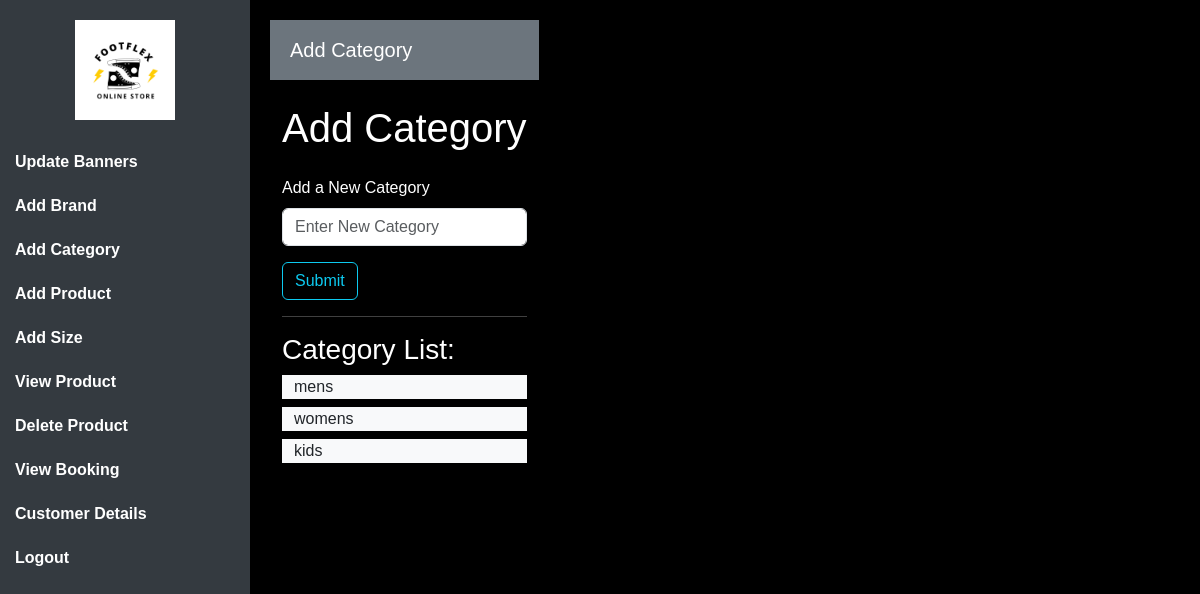
The app's page /addcategory (signed in) with its own data.
### app/models.py (models this page shows)
class Category(models.Model):
    c_name=models.TextField()

### app/views.py (the view, shortened to what this page needs)
# urls.py: path('addcategory',views.addcat),
def addcat(req):
    if 'shop' in req.session:
        category=Category.objects.all()
        return render(req,'shop/category.html',{'category':category})
    else:
        return render(ff_login)

### templates/shop/category.html (shortened to what this page needs)
<!DOCTYPE html>
<html lang="en">
<head>
    {% load static %}
    <link href="https://cdn.jsdelivr.net/npm/bootstrap@5.3.0/dist/css/bootstrap.min.css" rel="stylesheet">
    <link rel="stylesheet" href="{% static 'css/shop/brand.css' %}">
</head>
<body>
    <div class="d-flex">
        <div id="sidebar">
            <div class="logo">
                <a href="shop_home"><img src="{% static 'img/FLEX.png' %}" alt="Logo" class="img-fluid" style="max-width: 100px;"></a>
            </div>
            <nav>
                <a href="carousel" class="sidebar-link"><b>Update Banners</b></a>
                <a href="addbrand" class="sidebar-link"><b>Add Brand</b></a>
                <a href="#" class="sidebar-link"><b>Add Category</b></a>
                <a href="addpro" class="sidebar-link"><b>Add Product</b></a>
                <a href="sizes" class="sidebar-link"><b>Add Size</b></a>
                <a href="viewproduct" class="sidebar-link"><b>View Product</b></a>
                <a href="#" class="sidebar-link"><b>Delete Product</b></a>
                <a href="#" class="sidebar-link"><b>View Booking</b></a>
                <a href="#" class="sidebar-link"><b>Customer Details</b></a>
                <a href="logout" class="sidebar-link"><b>Logout</b></a>
            </nav>
        </div>
        <div class="content">
            <nav class="navbar navbar-expand-lg navbar-dark">
                <span class="navbar-brand">Add Category</span>
            </nav>
            <div class="container mt-4">
                <form action="" method="POST">
                <h1 class="mb-4">Add Category</h1>
                <div class="mb-3">
                    <label for="brandInput" class="form-label">Add a New Category</label>
                    <input type="text" class="form-control" id="brandInput" placeholder="Enter New Category"name="catname">
                    <input type="submit" class="btn btn-outline-info mt-3">
                </div>
            </form>
                <hr>
                <h3>Category List:</h3>
                <ul id="brandsList" class="list-group">
                    {% for i in category %}
                    <div class="container  w-100 bg-light text-dark mb-2">{{i.c_name}}</div>
                    {% endfor %}
                </ul>
            </div>
        </div>
    </div>
</body>
</html>

### static/css/shop/brand.css (style rules this page uses)
body { font-family: 'Fira Sans', sans-serif; background-color: black; color: white; }
#sidebar { height: 100vh; width: 250px; position: fixed; top: 0; left: 0; background-color: #343a40; color: white; padding-top: 0px; z-index: 100; transition: transform 0.3s ease-in-out; }
.sidebar-link { color: white; padding: 10px 15px; text-decoration: none; display: block; transition: background-color 0.3s ease; }
.logo { text-align: center; padding: 20px 0; }
.logo img { max-width: 100%; height: auto; }
.content { margin-left: 250px; padding: 20px; transition: margin-left 0.3s ease-in-out; }
.navbar { background-color: #6c757d; color: white; display: flex; align-items: center; justify-content: space-between; padding: 10px 20px; width: 100%; text-align: center; }

### records on screen
Category: c_name "mens"
Category: c_name "womens"
Category: c_name "kids"
